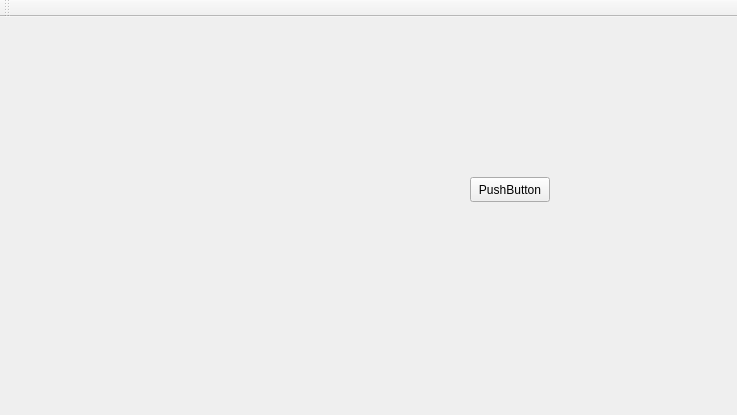
<?xml version="1.0" encoding="UTF-8"?>
<ui version="4.0">
 <class>MainWindow</class>
 <widget class="QMainWindow" name="MainWindow">
  <property name="geometry">
   <rect>
    <x>0</x>
    <y>0</y>
    <width>737</width>
    <height>415</height>
   </rect>
  </property>
  <property name="windowTitle">
   <string>MainWindow</string>
  </property>
  <widget class="QWidget" name="centralWidget">
   <widget class="QLabel" name="label">
    <property name="geometry">
     <rect>
      <x>150</x>
      <y>140</y>
      <width>111</width>
      <height>91</height>
     </rect>
    </property>
    <property name="text">
     <string/>
    </property>
   </widget>
   <widget class="QPushButton" name="pushButton">
    <property name="geometry">
     <rect>
      <x>470</x>
      <y>160</y>
      <width>80</width>
      <height>25</height>
     </rect>
    </property>
    <property name="text">
     <string>PushButton</string>
    </property>
   </widget>
  </widget>
  <widget class="QToolBar" name="mainToolBar">
   <attribute name="toolBarArea">
    <enum>TopToolBarArea</enum>
   </attribute>
   <attribute name="toolBarBreak">
    <bool>false</bool>
   </attribute>
  </widget>
 </widget>
 <layoutdefault spacing="6" margin="11"/>
 <resources/>
 <connections/>
</ui>
